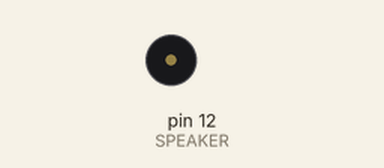
A sketch run on a simulated Arduino Uno, built with avr-gcc and run on an emulated ATmega328P. Shown: buzzer (waves = sounding).

Above: at 0.6 s.
At 10.1 s:
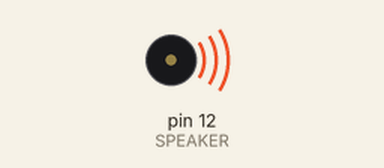
Timing chart, 0 to 10.4 s (numbered marks = the images above):
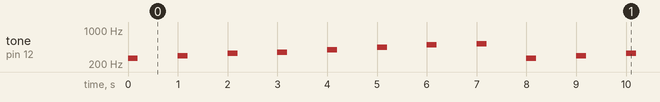

Measured:
- by itself, tone on pin 12 (SPEAKER): repeats every 8.0 s: silent 0.80 s, 294 Hz 0.20 s, silent 0.80 s, 330 Hz 0.20 s, silent 0.80 s, 349 Hz 0.20 s, silent 0.80 s, 392 Hz 0.20 s, silent 0.80 s, 440 Hz 0.20 s, silent 0.80 s, 494 Hz 0.20 s, silent 0.80 s, 523 Hz 0.20 s, silent 0.80 s, 262 Hz 0.20 s

The sketch:

SPEAKER.ino
```cpp
//***************************************/
//Program 1 for generating sound using the tone function
//***************************************/
#define BEATTIME 200 //Length of the generated tone (msec)
#define SPEAKER 12 //Pin number of the speaker
void setup() {
}
void loop() {
tone(SPEAKER,262,BEATTIME) ; // Do
delay(1000) ;
tone(SPEAKER,294,BEATTIME) ; // Re
delay(1000) ;
tone(SPEAKER,330,BEATTIME) ; // Mi
delay(1000) ;
tone(SPEAKER,349,BEATTIME) ; // Fa
delay(1000) ;
tone(SPEAKER,392,BEATTIME) ; // So
delay(1000) ;
tone(SPEAKER,440,BEATTIME) ; // La
delay(1000) ;
tone(SPEAKER,494,BEATTIME) ; // Si
delay(1000) ;
tone(SPEAKER,523,BEATTIME) ; // Do
delay(1000) ;
}
```
